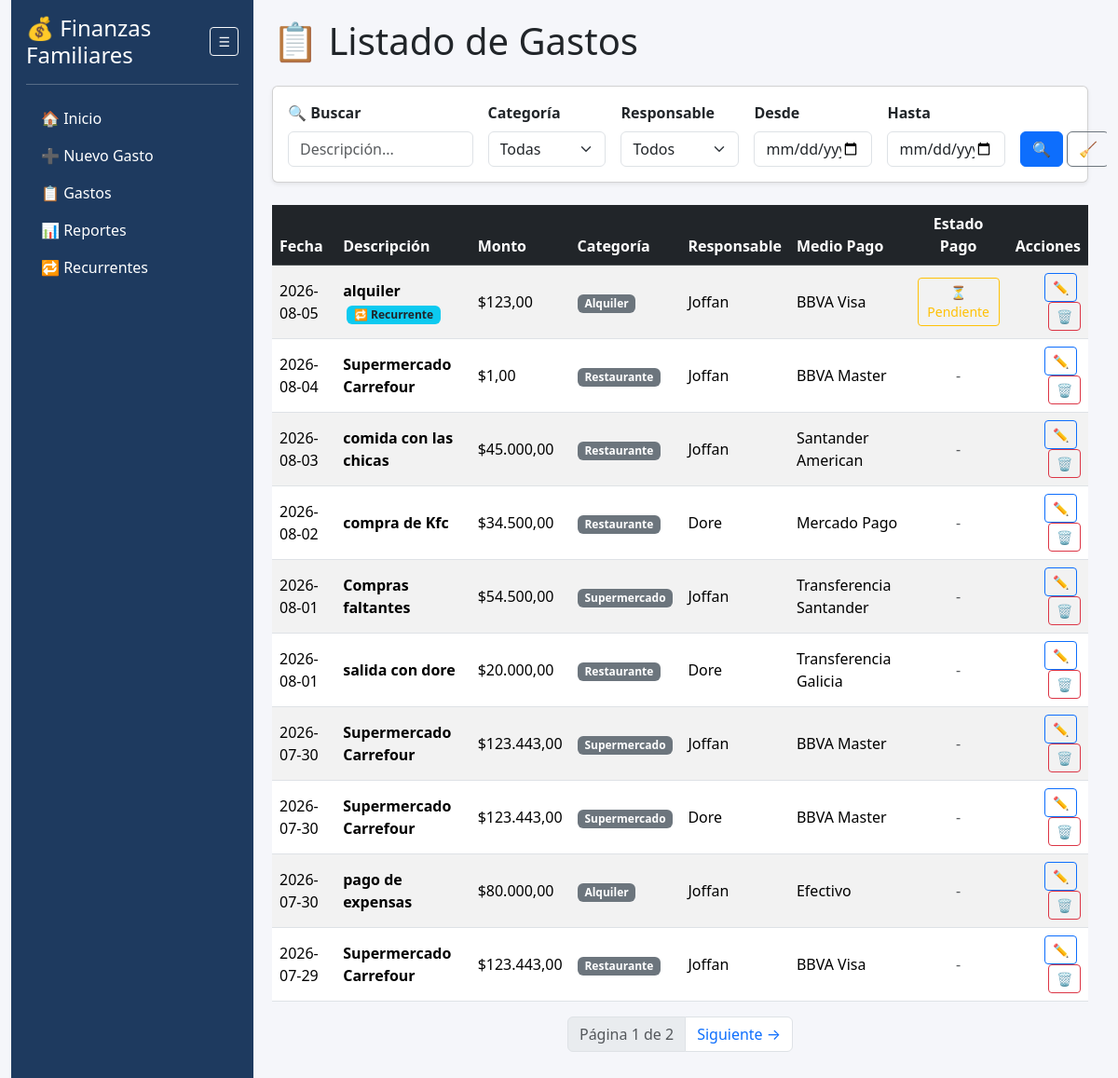
The page /gastos on the database its author committed.
### app.py (models this page shows)
class Gasto(db.Model):
    id = db.Column(db.Integer, primary_key=True)
    fecha = db.Column(db.String(20))
    descripcion = db.Column(db.String(200))
    monto = db.Column(db.Float)
    categoria = db.Column(db.String(50))
    responsable = db.Column(db.String(50))
    medio_pago = db.Column(db.String(50))
    gasto_recurrente_id = db.Column(db.Integer, db.ForeignKey('gasto_recurrente.id'), nullable=True)
    pagado = db.Column(db.Boolean, default=False)
    recurrente = db.relationship('GastoRecurrente', backref='gastos_generados', lazy=True)

### app.py (the view)
@app.route('/gastos')
def listar_gastos():
    pagina = request.args.get('pagina', 1, type=int)
    orden = request.args.get('orden', 'fecha')
    direccion = request.args.get('dir', 'desc')
    q = request.args.get('q', '').strip()
    categoria = request.args.get('categoria', '')
    responsable = request.args.get('responsable', '')
    fecha_desde = request.args.get('fecha_desde', '')
    fecha_hasta = request.args.get('fecha_hasta', '')
    query = Gasto.query
    if q:
        query = query.filter(Gasto.descripcion.ilike(f'%{q}%'))
    if categoria:
        query = query.filter(Gasto.categoria == categoria)
    if responsable:
        query = query.filter(Gasto.responsable == responsable)
    if fecha_desde:
        query = query.filter(Gasto.fecha >= fecha_desde)
    if fecha_hasta:
        query = query.filter(Gasto.fecha <= fecha_hasta)
    columna_orden = getattr(Gasto, orden, Gasto.fecha)
    if direccion == 'desc':
        query = query.order_by(columna_orden.desc())
    else:
        query = query.order_by(columna_orden.asc())
    gastos = query.paginate(page=pagina, per_page=10)
    categorias, responsables, medios_pago = obtener_opciones()
    return render_template(
        'gastos.html',
        gastos=gastos,
        orden=orden,
        direccion=direccion,
        categorias=categorias,
        responsables=responsables,
        q=q,
        categoria_sel=categoria,
        responsable_sel=responsable,
        fecha_desde=fecha_desde,
        fecha_hasta=fecha_hasta
    )

### app.py (called while the page is built)
@app.template_filter('moneda')
def moneda(valor):
    if valor is None:
        return "0,00"
    return f"{valor:,.2f}".replace(",", "X").replace(".", ",").replace("X", ".")

### templates/gastos.html (shortened to what this page needs)
{% extends "base.html" %}
{% block contenido %}
<h1 class="mb-4">📋 Listado de Gastos</h1>
<div class="card shadow-sm mb-4">
    <div class="card-body">
        <form method="GET" action="/gastos" class="row g-3">
            <div class="col-md-3">
                <label class="form-label fw-bold">🔍 Buscar</label>
                <input type="text" name="q" class="form-control" placeholder="Descripción..." value="{{ q }}">
            </div>
            <div class="col-md-2">
                <label class="form-label fw-bold">Categoría</label>
                <select name="categoria" class="form-select">
                    <option value="">Todas</option>
                </select>
            </div>
            <div class="col-md-2">
                <label class="form-label fw-bold">Responsable</label>
                <select name="responsable" class="form-select">
                    <option value="">Todos</option>
                </select>
            </div>
            <div class="col-md-2">
                <label class="form-label fw-bold">Desde</label>
                <input type="date" name="fecha_desde" class="form-control" value="{{ fecha_desde }}">
            </div>
            <div class="col-md-2">
                <label class="form-label fw-bold">Hasta</label>
                <input type="date" name="fecha_hasta" class="form-control" value="{{ fecha_hasta }}">
            </div>
            <div class="col-md-1 d-flex align-items-end gap-1">
                <button type="submit" class="btn btn-primary w-100" title="Filtrar">🔍</button>
                <a href="/gastos" class="btn btn-outline-secondary" title="Limpiar Filtros">🧹</a>
            </div>
        </form>
    </div>
</div>
<div class="table-responsive">
    <table class="table table-striped table-hover align-middle">
        <thead class="table-dark">
            <tr>
                <th><a href="/gastos?orden=fecha&dir={% if direccion == 'asc' %}desc{% else %}asc{% endif %}&q={{ q }}&categoria={{ categoria_sel }}&responsable={{ responsable_sel }}" class="text-white text-decoration-none">Fecha</a></th>
                <th><a href="/gastos?orden=descripcion&dir={% if direccion == 'asc' %}desc{% else %}asc{% endif %}&q={{ q }}&categoria={{ categoria_sel }}&responsable={{ responsable_sel }}" class="text-white text-decoration-none">Descripción</a></th>
                <th><a href="/gastos?orden=monto&dir={% if direccion == 'asc' %}desc{% else %}asc{% endif %}&q={{ q }}&categoria={{ categoria_sel }}&responsable={{ responsable_sel }}" class="text-white text-decoration-none">Monto</a></th>
                <th>Categoría</th>
                <th>Responsable</th>
                <th>Medio Pago</th>
                <th class="text-center">Estado Pago</th>
                <th class="text-end">Acciones</th>
            </tr>
        </thead>
        <tbody>
            {% for gasto in gastos.items %}
            <tr>
                <td>{{ gasto.fecha }}</td>
                <td>
                    <strong>{{ gasto.descripcion }}</strong>
                    {% if gasto.gasto_recurrente_id %}
                        <span class="badge bg-info text-dark ms-1" title="Gasto recurrente">🔁 Recurrente</span>
                    {% endif %}
                </td>
                <td>${{ gasto.monto | moneda }}</td>
                <td><span class="badge bg-secondary">{{ gasto.categoria }}</span></td>
                <td>{{ gasto.responsable }}</td>
                <td>{{ gasto.medio_pago }}</td>
                <td class="text-center">
                    {% if gasto.gasto_recurrente_id %}
                        {% if gasto.pagado %}
                            <a href="{{ url_for('toggle_pago_gasto', id=gasto.id) }}" class="btn btn-sm btn-success">✅ Pagado</a>
                        {% else %}
                            <a href="{{ url_for('toggle_pago_gasto', id=gasto.id) }}" class="btn btn-sm btn-outline-warning">⏳ Pendiente</a>
                        {% endif %}
                    {% else %}
                        <span class="text-muted">-</span>
                    {% endif %}
                </td>
                <td class="text-end">
                    <a href="{{ url_for('editar_gasto', id=gasto.id) }}" class="btn btn-sm btn-outline-primary me-1">✏️</a>
                    <a href="{{ url_for('eliminar_gasto', id=gasto.id) }}" class="btn btn-sm btn-outline-danger" onclick="return confirm('¿Eliminar gasto?')">🗑️</a>
                </td>
            </tr>
            {% else %}
            <tr>
                <td colspan="8" class="text-center py-4 text-muted">
                    No se encontraron gastos que coincidan con la búsqueda.
                </td>
            </tr>
            {% endfor %}
        </tbody>
    </table>
</div>
<nav>
    <ul class="pagination justify-content-center">
        <li class="page-item disabled">
            <a href="#" class="page-link">Página {{ gastos.page }} de {{ gastos.pages if gastos.pages > 0 else 1 }}</a>
        </li>
        {% if gastos.has_next %}
        <li class="page-item">
            <a href="/gastos?pagina={{ gastos.next_num }}&orden={{ orden }}&dir={{ direccion }}&q={{ q }}&categoria={{ categoria_sel }}&responsable={{ responsable_sel }}&fecha_desde={{ fecha_desde }}&fecha_hasta={{ fecha_hasta }}" class="page-link">Siguiente →</a>
        </li>
        {% endif %}
    </ul>
</nav>
{% endblock %}

### templates/base.html (style rules this page uses)
body { background-color:#f5f6fa; }

### rows shown on the page
Gasto: fecha "2026-08-05", descripcion "alquiler", shows "🔁 Recurrente", monto|moneda "123,00", categoria "Alquiler", responsable "Joffan", medio_pago "BBVA Visa"
Gasto: fecha "2026-08-04", descripcion "Supermercado Carrefour", monto|moneda "1,00", categoria "Restaurante", responsable "Joffan", medio_pago "BBVA Master"
Gasto: fecha "2026-08-03", descripcion "comida con las chicas", monto|moneda "45.000,00", categoria "Restaurante", responsable "Joffan", medio_pago "Santander American"
Gasto: fecha "2026-08-02", descripcion "compra de Kfc", monto|moneda "34.500,00", categoria "Restaurante", responsable "Dore", medio_pago "Mercado Pago"
Gasto: fecha "2026-08-01", descripcion "Compras faltantes", monto|moneda "54.500,00", categoria "Supermercado", responsable "Joffan", medio_pago "Transferencia Santander"
Gasto: fecha "2026-08-01", descripcion "salida con dore", monto|moneda "20.000,00", categoria "Restaurante", responsable "Dore", medio_pago "Transferencia Galicia"
Gasto: fecha "2026-07-30", descripcion "Supermercado Carrefour", monto|moneda "123.443,00", categoria "Supermercado", responsable "Joffan", medio_pago "BBVA Master"
Gasto: fecha "2026-07-30", descripcion "Supermercado Carrefour", monto|moneda "123.443,00", categoria "Supermercado", responsable "Dore", medio_pago "BBVA Master"
Gasto: fecha "2026-07-30", descripcion "pago de expensas", monto|moneda "80.000,00", categoria "Alquiler", responsable "Joffan", medio_pago "Efectivo"
Gasto: fecha "2026-07-29", descripcion "Supermercado Carrefour", monto|moneda "123.443,00", categoria "Restaurante", responsable "Joffan", medio_pago "BBVA Visa"

### other values the page prints
{{ gastos.page }} "1"
{{ gastos.pages if gastos.pages > 0 else 1 }} "2"
